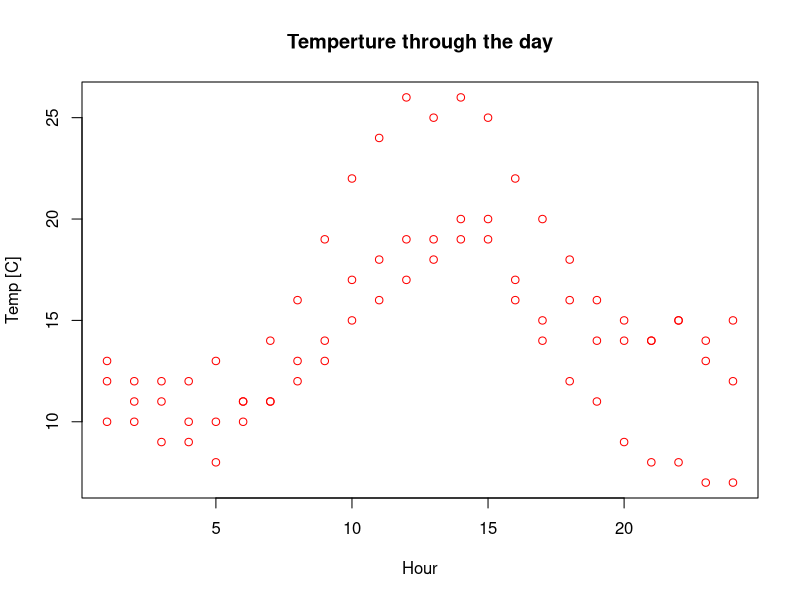
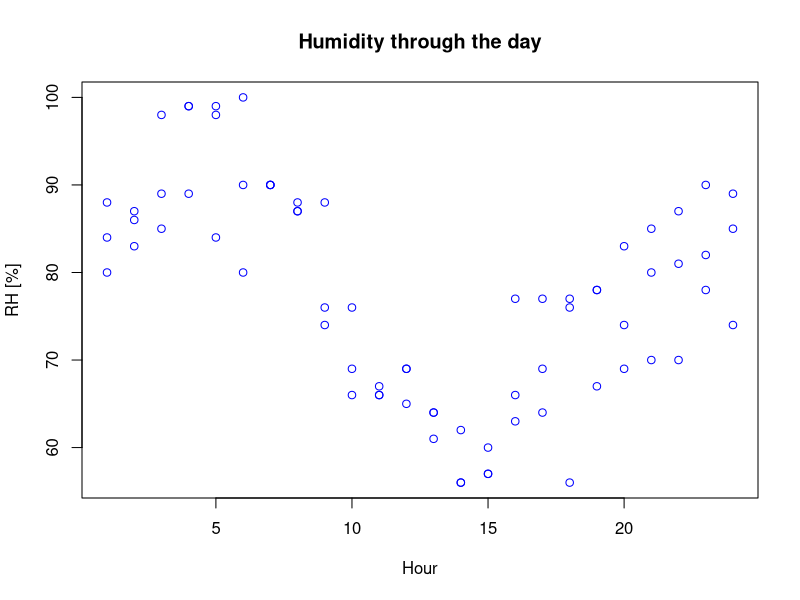

Generate these figures, in order, with R:
## ---- chunk 1
knitr::opts_chunk$set(echo = TRUE)
## ---- chunk 2
# simple file to read, analyze and plot

# First we read a set of meteorological observations.
# The file is constructed of a date, hour (24 observation per day, 3 days), temperature and humidity
meteo = read.csv('meteo data.csv',header=T)


# plot data
plot(meteo$hour,meteo$temp,type="p",col="red",main = "Temperture through the day",xlab = "Hour", ylab = "Temp [C]")

# plotting a second graph
plot(meteo$hour,meteo$hum,type = "p",col="blue",main = "Humidity through the day",xlab = "Hour", ylab = "RH [%]")

